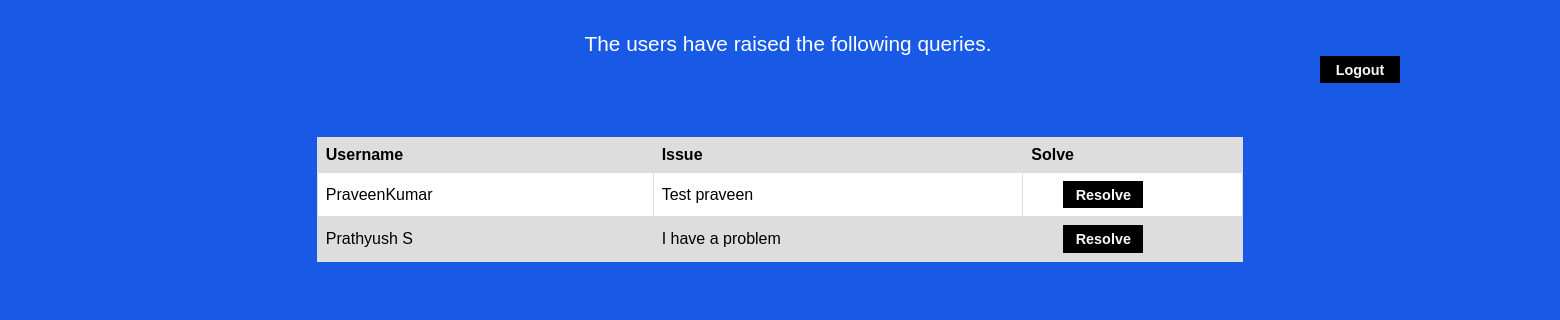
Page /helpdesk (signed in) on the committed database.
### app.py (models this page shows)
class Help(db.Model):
    __tablename__= 'help'
    id = db.Column(db.Integer,primary_key=True)
    username=db.Column(db.String(50),nullable=False)
    issue = db.Column(db.String(100),nullable=False)

### app.py (the view)
@app.route('/helpdesk', methods=['POST', 'GET'])
def helpdesk():
    queries = Help.query.all()
    return render_template('viewqueries.html',queries=queries)

### app.py (called while the page is built)
@app.before_request
def before_request():
    if session.get('type') is not None:
        type=session['type']
        id=session['user']
        if type==1:
            g.user = Applicant.query.filter_by(id=id).first()
        elif type==2:
            g.user = Company.query.filter_by(id=id).first()
    else:
        session['type']=0
        session['user']=0
        return redirect(url_for("login",error="Session Timed Out. Login again"))

### templates/viewqueries.html
<html>
    <head>
        <link rel="stylesheet" href="{{url_for('static', filename='viewqueries.css')}}">
    </head>
    <body>
        <div class="intro">
            The users have raised the following queries.
        </div>
        <div style="width:100%;margin-left:80rem;"><a href="logout"> <button class="sign1">Logout</button> </a></div>
        <br><br><br>
        <table>
            <tr style="color: black;">
              <th>Username</th>
              <th>Issue</th>
              <th>Solve</th>
            </tr>
            {%for query in queries%}
            <tr>
              <td>{{query.username}}</td>
              <td>{{query.issue}}</td>
              <td><a href='resolve/{{query.id}}'><button class="sign1">Resolve</button></a></td>
            </tr>
            {%endfor%}
          </table>
    </body>
</html>

### static/viewqueries.css (style rules this page uses)
body { background-color: #1859e6;; }
.intro { color: white; font-size: 1.3rem; font-family: Verdana, Geneva, Tahoma, sans-serif; margin-top: 2rem; margin-left: 1rem; text-align: center; }
table { font-family: arial, sans-serif; border-collapse: collapse; width: 60%; margin-left: 20%; }
.sign1 { margin-top: 0.6rem; margin-right: 5rem; background-color: #000000; color: rgb(255, 255, 255); margin-right: 4rem; font-size: .7rem; width: 8rem; height: 2.0rem; border: 2px solid rgb(2, 2, 2); box-shadow: inset 0 0 0 0 rgb(68, 68, 68); -webkit-transition: ease-out 0.4s; -moz-transition: ease-out 0.4s; transition: ease-out 0.4s; font-weight: 700; }
td, th { border: 1px solid #dddddd; text-align: left; padding: 8px; }
tr:nth-child(odd) { background-color: #dddddd; }
tr:nth-child(even) { background-color: #fff; color: black; }
.sign1 { margin-top: 0rem; background-color: #000000; color: rgb(247, 247, 247); margin-left: 2rem; margin-right: -3rem; font-size: .9rem; width: 5rem; height: 1.7rem; border: 2px solid rgb(2, 2, 2); box-shadow: inset 0 0 0 0 rgb(68, 68, 68); -webkit-transition: ease-out 0.4s; -moz-transition: ease-out 0.4s; transition: ease-out 0.4s; font-weight: 700; }

### rows in the picture
Help: username "PraveenKumar", issue "Test praveen"
Help: username "Prathyush S", issue "I have a problem"
